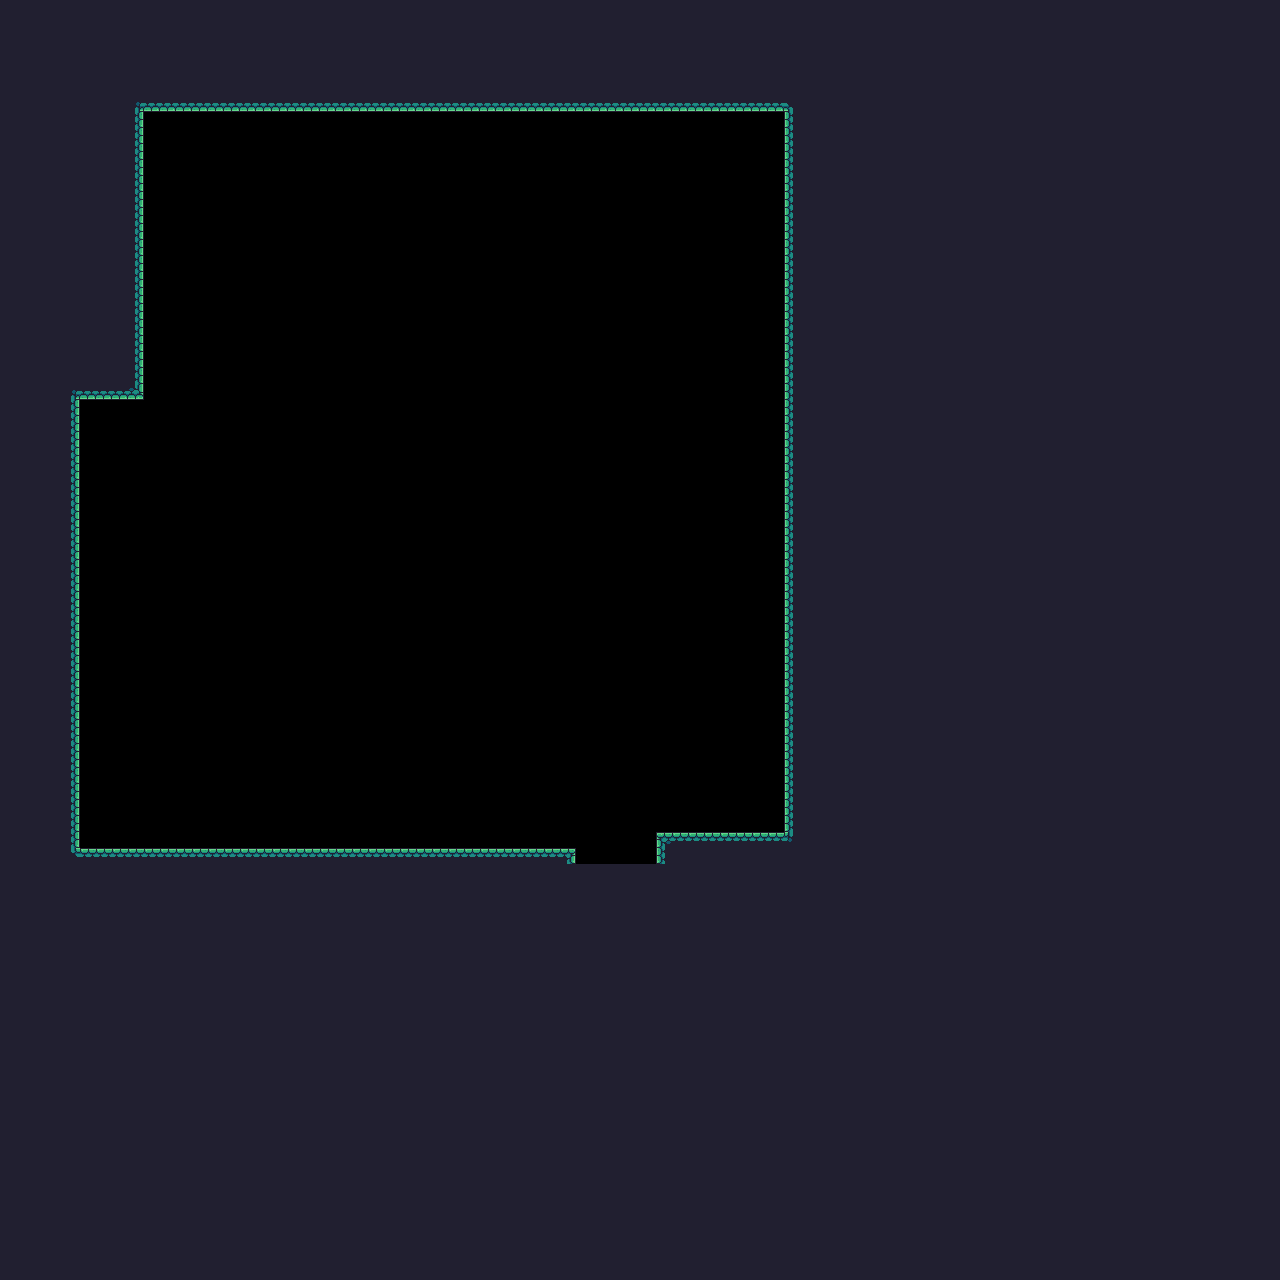

Rendered tile map (Tiled .tmx) drawn with the repository's tilesets; below, a short description and the map source with its tile grids summarised:
An orthogonal 80x80 tile map with 16x16 px tiles, 1 tile layer (blocks) and 35 objects.

<map version="1.2" tiledversion="1.3.3" orientation="orthogonal" renderorder="right-down" width="80" height="80" tilewidth="16" tileheight="16" infinite="0" nextlayerid="10" nextobjectid="225">
 <editorsettings>
  <export target="../src/assets/levels/level1_4.json" format="json" />
 </editorsettings>
 <tileset firstgid="1" name="TerrainTileset" tilewidth="16" tileheight="16" tilecount="242" columns="22">
  <image source="../src/assets/raw/Terrain/Terrain (16x16).png" width="352" height="176" />
 </tileset>
 <objectgroup id="8" name="trampolines">
  <object id="184" x="240" y="832">
   <point />
  </object>
  <object id="185" x="291.615" y="832">
   <point />
  </object>
  <object id="186" x="343.229" y="832">
   <point />
  </object>
  <object id="187" x="394.844" y="832">
   <point />
  </object>
  <object id="188" x="446.459" y="832">
   <point />
  </object>
  <object id="189" x="498.074" y="832">
   <point />
  </object>
  <object id="190" x="549.688" y="832">
   <point />
  </object>
 </objectgroup>
 <objectgroup id="5" name="player">
  <object id="13" x="112" y="602.088">
   <point />
  </object>
 </objectgroup>
 <objectgroup id="6" name="fruits">
  <object id="194" x="275.44" y="205.082">
   <point />
  </object>
  <object id="204" x="339.44" y="205.082">
   <point />
  </object>
  <object id="205" x="403.44" y="205.082">
   <point />
  </object>
  <object id="206" x="467.44" y="205.082">
   <point />
  </object>
  <object id="207" x="531.44" y="205.082">
   <point />
  </object>
  <object id="208" x="595.44" y="205.082">
   <point />
  </object>
  <object id="210" x="563.44" y="269.082">
   <point />
  </object>
  <object id="211" x="499.44" y="269.082">
   <point />
  </object>
  <object id="212" x="435.44" y="269.082">
   <point />
  </object>
  <object id="213" x="371.44" y="269.082">
   <point />
  </object>
  <object id="214" x="307.44" y="269.082">
   <point />
  </object>
  <object id="216" x="275.44" y="333.082">
   <point />
  </object>
  <object id="217" x="339.44" y="333.082">
   <point />
  </object>
  <object id="218" x="403.44" y="333.082">
   <point />
  </object>
  <object id="219" x="467.44" y="333.082">
   <point />
  </object>
  <object id="220" x="531.44" y="333.082">
   <point />
  </object>
  <object id="221" x="595.44" y="333.082">
   <point />
  </object>
 </objectgroup>
 <objectgroup id="7" name="spikes">
  <object id="222" x="163.532" y="176" height="154.48" />
  <object id="223" x="692.142" y="179.206" height="154.48" />
 </objectgroup>
 <objectgroup id="3" name="checkpoint">
  <object id="9" x="707.44" y="781.082">
   <point />
  </object>
 </objectgroup>
 <objectgroup id="2" name="boxes">
  <object id="1" gid="159" x="556.184" y="705.975" width="16" height="16" />
  <object id="2" gid="159" x="557.193" y="706.984" width="16" height="16" />
  <object id="3" gid="159" x="557.193" y="706.984" width="16" height="16" />
  <object id="5" gid="159" x="210.99" y="737.264" width="16" height="16" />
  <object id="6" gid="159" x="180.71" y="724.143" width="16" height="16" />
  <object id="7" gid="159" x="200.897" y="732.218" width="16" height="16" />
 </objectgroup>
 <layer id="1" name="blocks" width="80" height="80">
  <data>[6400 cells, 4451 non-empty, 12 distinct tile ids]</data>
 </layer>
 <objectgroup id="9" name="bottomLine">
  <object id="224" x="78.0275" y="861.423" width="714.732" height="29.6504" />
 </objectgroup>
</map>
